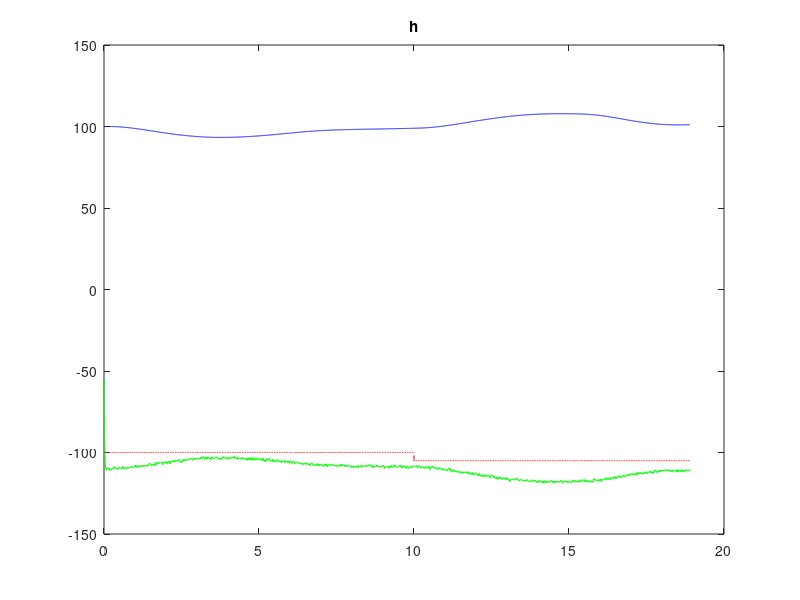
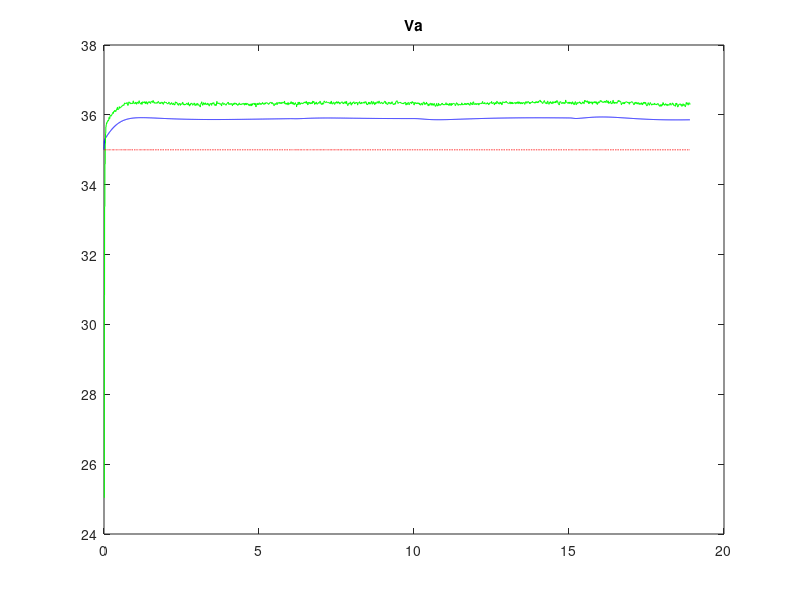
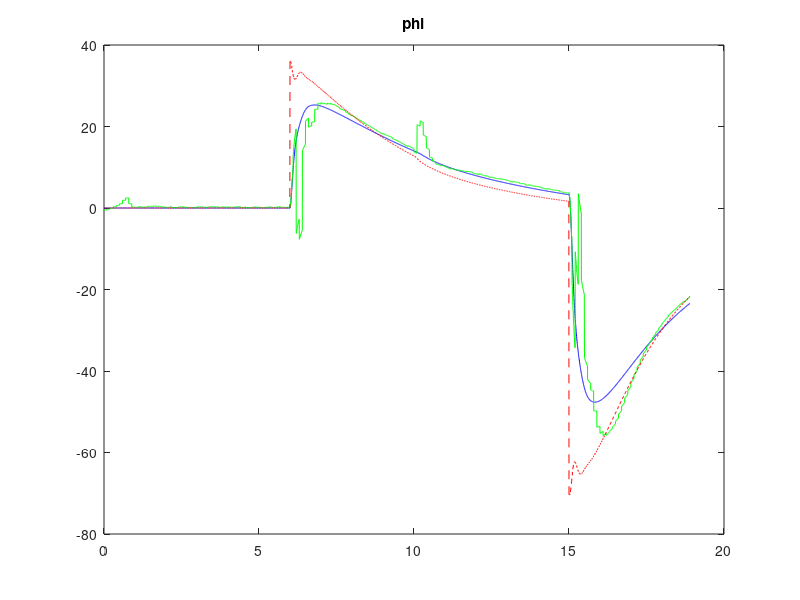
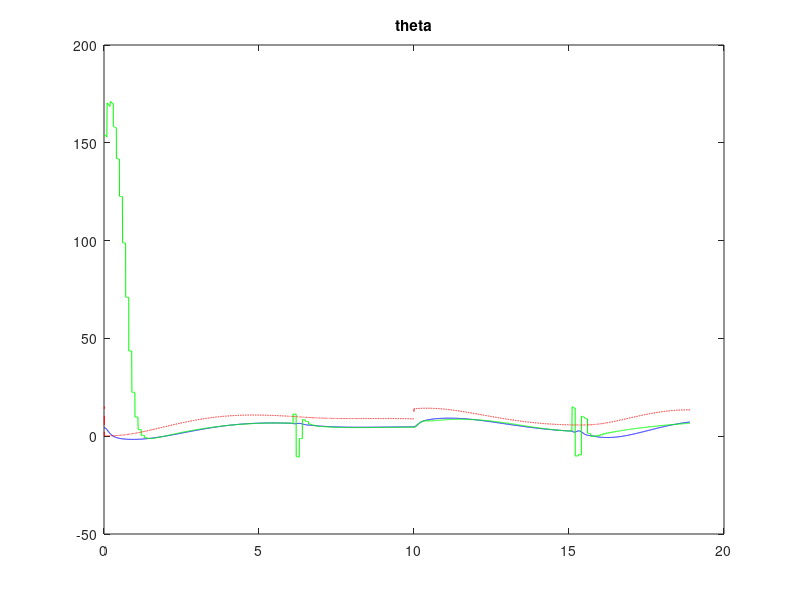

Here is the MATLAB script that generated these plots, in order:
clc
    clf
    
    %Plotting script to see the results from the simulation
    %Each plot has true state, commanded state, and estimated state
    fig_num = 1;
    
    plot_pn = 0;
    plot_pe = 0;
    plot_h = 1;
    
    plot_Va = 1;
    plot_alpha = 0;
    plot_beta = 0;
    
    plot_phi = 1;
    plot_theta = 1;
    plot_chi = 1;
    
    plot_p = 0;
    plot_q = 0;
    plot_r = 0;
    
    plot_inputs = 1; %de,dt,da,dr

    %Format our data file
    data = load('state_data.mat');
    data = data.ans;
    [n,m] = size(data);
    data = data(2:n,:);
    
    pn          = data(1,:);             % North position (meters)
    pe          = data(2,:);             % East position (meters)
    h           = -data(3,:);             % altitude (meters)
    u           = data(4,:);             % body velocity along x-axis (meters/s)
    v           = data(5,:);             % body velocity along y-axis (meters/s)
    w           = data(6,:);             % body velocity along z-axis (meters/s)
    phi         = 180/pi*data(7,:);      % roll angle (degrees)   
    theta       = 180/pi*data(8,:);      % pitch angle (degrees)
    psi         = data(9,:);             % yaw angle (degrees)
    p           = 180/pi*data(10,:);     % body angular rate along x-axis (degrees/s)
    q           = 180/pi*data(11,:);     % body angular rate along y-axis (degrees/s)
    r           = 180/pi*data(12,:);     % body angular rate along z-axis (degrees/s)
    Va          = data(13,:);            % airspeed (m/s)
    alpha       = 180/pi*data(14,:);     % angle of attack (degrees)
    beta        = 180/pi*data(15,:);     % side slip angle (degrees)
    wn          = data(16,:);            % wind in the North direction
    we          = data(17,:);            % wind in the East direction
    wd          = data(18,:);            % wind in the Down direction
    pn_c        = data(19,:);            % commanded North position (meters)
    pe_c        = data(20,:);            % commanded East position (meters)
    h_c         = -data(21,:);            % commanded altitude (meters)
    Va_c        = data(22,:);            % commanded airspeed (meters/s)
    alpha_c     = 180/pi*data(23,:);     % commanded angle of attack (degrees)
    beta_c      = 180/pi*data(24,:);     % commanded side slip angle (degrees)
    phi_c       = 180/pi*data(25,:);     % commanded roll angle (degrees)   
    theta_c     = 180/pi*data(26,:);     % commanded pitch angle (degrees)
    chi_c       = 180/pi*data(27,:);     % commanded course (degrees)
    p_c         = 180/pi*data(28,:);     % commanded body angular rate along x-axis (degrees/s)
    q_c         = 180/pi*data(29,:);     % commanded body angular rate along y-axis (degrees/s)
    r_c         = 180/pi*data(30,:);     % commanded body angular rate along z-axis (degrees/s)
    pn_hat      = data(31,:);            % estimated North position (meters)
    pe_hat      = data(32,:);            % estimated East position (meters)
    h_hat       = -data(33,:);            % estimated altitude (meters)
    Va_hat      = data(34,:);            % estimated airspeed (meters/s)
    alpha_hat   = 180/pi*data(35,:);     % estimated angle of attack (degrees)
    beta_hat    = 180/pi*data(36,:);     % estimated side slip angle (degrees)
    phi_hat     = 180/pi*data(37,:);     % estimated roll angle (degrees)   
    theta_hat   = 180/pi*data(38,:);     % estimated pitch angle (degrees)
    chi_hat     = 180/pi*data(39,:);     % estimated course (degrees)
    p_hat       = 180/pi*data(40,:);     % estimated body angular rate along x-axis (degrees/s)
    q_hat       = 180/pi*data(41,:);     % estimated body angular rate along y-axis (degrees/s)
    r_hat       = 180/pi*data(42,:);     % estimated body angular rate along z-axis (degrees/s)
%    Vg_hat      = data(43,:);            % estimated groundspeed
%    wn_hat      = data(44,:);            % estimated North wind
%    we_hat      = data(45,:);            % estimated East wind
%    psi_hat     = 180/pi*data(46,:);     % estimated heading
%    bx_hat      = data(47,:);            % estimated x-gyro bias
%    by_hat      = data(48,:);            % estimated y-gyro bias
%    bz_hat      = data(49,:);            % estimated z-gyro bias
    delta_e     = 180/pi*data(50,:);     % elevator angle (degrees)
    delta_a     = 180/pi*data(51,:);     % aileron angle (degrees)
    delta_r     = 180/pi*data(52,:);     % rudder angle (degrees)
    delta_t     = data(53,:);            % throttle setting (unitless)
    t           = data(54,:); 
    
    chi = 180./pi.*atan2(Va.*sin(psi)+we, Va.*cos(psi)+wn);

    if plot_pn == 1
       figure(fig_num);
       plot(t,pn,'b',t,pn_hat,'g',t,pn_c,'r--'); 
       title('pn');
       fig_num = fig_num+1;
    end
    
     if plot_pe == 1
       figure(fig_num)
       plot(t,pe,'b',t,pe_hat,'g',t,pe_c,'r--'); 
       title('pe');
       fig_num = fig_num+1;
     end
 
     if plot_h == 1
       figure(fig_num)
       plot(t,h,'b',t,h_hat,'g',t,h_c,'r--'); 
       title('h');
       fig_num = fig_num+1;
     end
    
     if plot_Va == 1
        figure(fig_num)
        plot(t,Va,'b',t,Va_hat,'g',t,Va_c,'r--'); 
        title('Va');
        fig_num = fig_num+1;
     end
    
     if plot_alpha == 1
        figure(fig_num)
        plot(t,alpha,'b',t,alpha_hat,'g',t,alpha_c,'r--'); 
        title('alpha');
        fig_num = fig_num+1;
     end
    
     if plot_beta == 1
        figure(fig_num)
        plot(t,beta,'b',t,beta_hat,'g',t,beta_c,'r--'); 
        title('beta');
        fig_num = fig_num+1;
      end
    
      if plot_phi == 1
         figure(fig_num)
         plot(t,phi,'b',t,phi_hat,'g',t,phi_c,'r--'); 
         title('phi');
         fig_num = fig_num+1;
      end
    
      if plot_theta == 1
         figure(fig_num)
         plot(t,theta,'b',t,theta_hat,'g',t,theta_c,'r--'); 
         title('theta');
         fig_num = fig_num+1;
      end
    
      if plot_chi == 1
         figure(fig_num)
         plot(t,chi,'b',t,chi_hat,'g',t,chi_c,'r--'); 
         title('chi');
         fig_num = fig_num+1;
      end
    
      if plot_p == 1
         figure(fig_num);
         plot(t,p,'b',t,p_hat,'g',t,p_c,'r--'); 
         title('p');
         fig_num = fig_num+1;
      end
      
      if plot_q == 1
         figure(fig_num);
         plot(t,q,'b',t,q_hat,'g',t,q_c,'r--'); 
         title('q');
         fig_num = fig_num+1;
      end
    
      if plot_r == 1
         figure(fig_num);
         plot(t,r,'b',t,r_hat,'g',t,r_c,'r--'); 
         title('r');
         fig_num = fig_num+1;
      end
    
      if plot_inputs == 1
         figure(fig_num);
         plot(t,delta_a,'b',t,delta_e,'g',t,delta_r,'k'); 
         title('Control Surfaces');
         legend('delta a','delta e','delta r')
         fig_num = fig_num+1;
         figure(fig_num);
         plot(t,delta_t,'r');
         title('Throttle');
      end